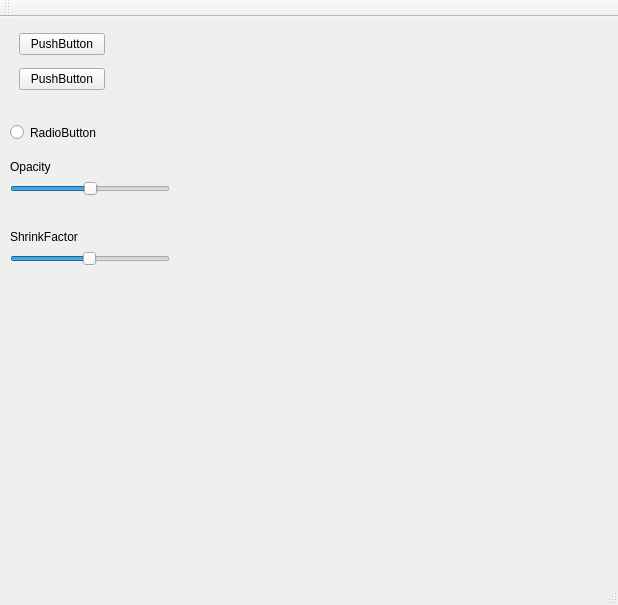
<?xml version="1.0" encoding="UTF-8"?>
<ui version="4.0">
 <class>MainWindow</class>
 <widget class="QMainWindow" name="MainWindow">
  <property name="geometry">
   <rect>
    <x>0</x>
    <y>0</y>
    <width>618</width>
    <height>605</height>
   </rect>
  </property>
  <property name="windowTitle">
   <string>Viewer</string>
  </property>
  <widget class="QWidget" name="centralwidget">
   <property name="enabled">
    <bool>true</bool>
   </property>
   <property name="layoutDirection">
    <enum>Qt::LeftToRight</enum>
   </property>
   <widget class="QFrame" name="horizontalFrame">
    <property name="geometry">
     <rect>
      <x>10</x>
      <y>0</y>
      <width>104</width>
      <height>90</height>
     </rect>
    </property>
    <layout class="QVBoxLayout" name="verticalLayout">
     <item>
      <widget class="QPushButton" name="pushButton">
       <property name="text">
        <string>PushButton</string>
       </property>
      </widget>
     </item>
     <item>
      <widget class="QPushButton" name="pushButton_2">
       <property name="text">
        <string>PushButton</string>
       </property>
      </widget>
     </item>
    </layout>
   </widget>
   <widget class="QFrame" name="vtk_panel">
    <property name="geometry">
     <rect>
      <x>230</x>
      <y>0</y>
      <width>381</width>
      <height>531</height>
     </rect>
    </property>
    <layout class="QHBoxLayout" name="horizontalLayout_2"/>
   </widget>
   <widget class="QRadioButton" name="radioButton">
    <property name="geometry">
     <rect>
      <x>10</x>
      <y>100</y>
      <width>109</width>
      <height>31</height>
     </rect>
    </property>
    <property name="text">
     <string>RadioButton</string>
    </property>
   </widget>
   <widget class="QSlider" name="opacity_slider">
    <property name="geometry">
     <rect>
      <x>10</x>
      <y>160</y>
      <width>160</width>
      <height>24</height>
     </rect>
    </property>
    <property name="maximum">
     <number>100</number>
    </property>
    <property name="singleStep">
     <number>1</number>
    </property>
    <property name="value">
     <number>50</number>
    </property>
    <property name="orientation">
     <enum>Qt::Horizontal</enum>
    </property>
   </widget>
   <widget class="QLabel" name="label">
    <property name="geometry">
     <rect>
      <x>10</x>
      <y>140</y>
      <width>63</width>
      <height>20</height>
     </rect>
    </property>
    <property name="text">
     <string>Opacity</string>
    </property>
   </widget>
   <widget class="QSlider" name="shrink_slider">
    <property name="geometry">
     <rect>
      <x>10</x>
      <y>230</y>
      <width>160</width>
      <height>24</height>
     </rect>
    </property>
    <property name="minimum">
     <number>1</number>
    </property>
    <property name="maximum">
     <number>100</number>
    </property>
    <property name="pageStep">
     <number>10</number>
    </property>
    <property name="value">
     <number>50</number>
    </property>
    <property name="orientation">
     <enum>Qt::Horizontal</enum>
    </property>
   </widget>
   <widget class="QLabel" name="label_2">
    <property name="geometry">
     <rect>
      <x>10</x>
      <y>210</y>
      <width>101</width>
      <height>20</height>
     </rect>
    </property>
    <property name="text">
     <string>ShrinkFactor</string>
    </property>
   </widget>
  </widget>
  <widget class="QMenuBar" name="menubar">
   <property name="geometry">
    <rect>
     <x>0</x>
     <y>0</y>
     <width>618</width>
     <height>28</height>
    </rect>
   </property>
  </widget>
  <widget class="QStatusBar" name="statusbar"/>
  <widget class="QToolBar" name="toolBar">
   <property name="windowTitle">
    <string>toolBar</string>
   </property>
   <attribute name="toolBarArea">
    <enum>TopToolBarArea</enum>
   </attribute>
   <attribute name="toolBarBreak">
    <bool>false</bool>
   </attribute>
  </widget>
 </widget>
 <resources/>
 <connections/>
</ui>
